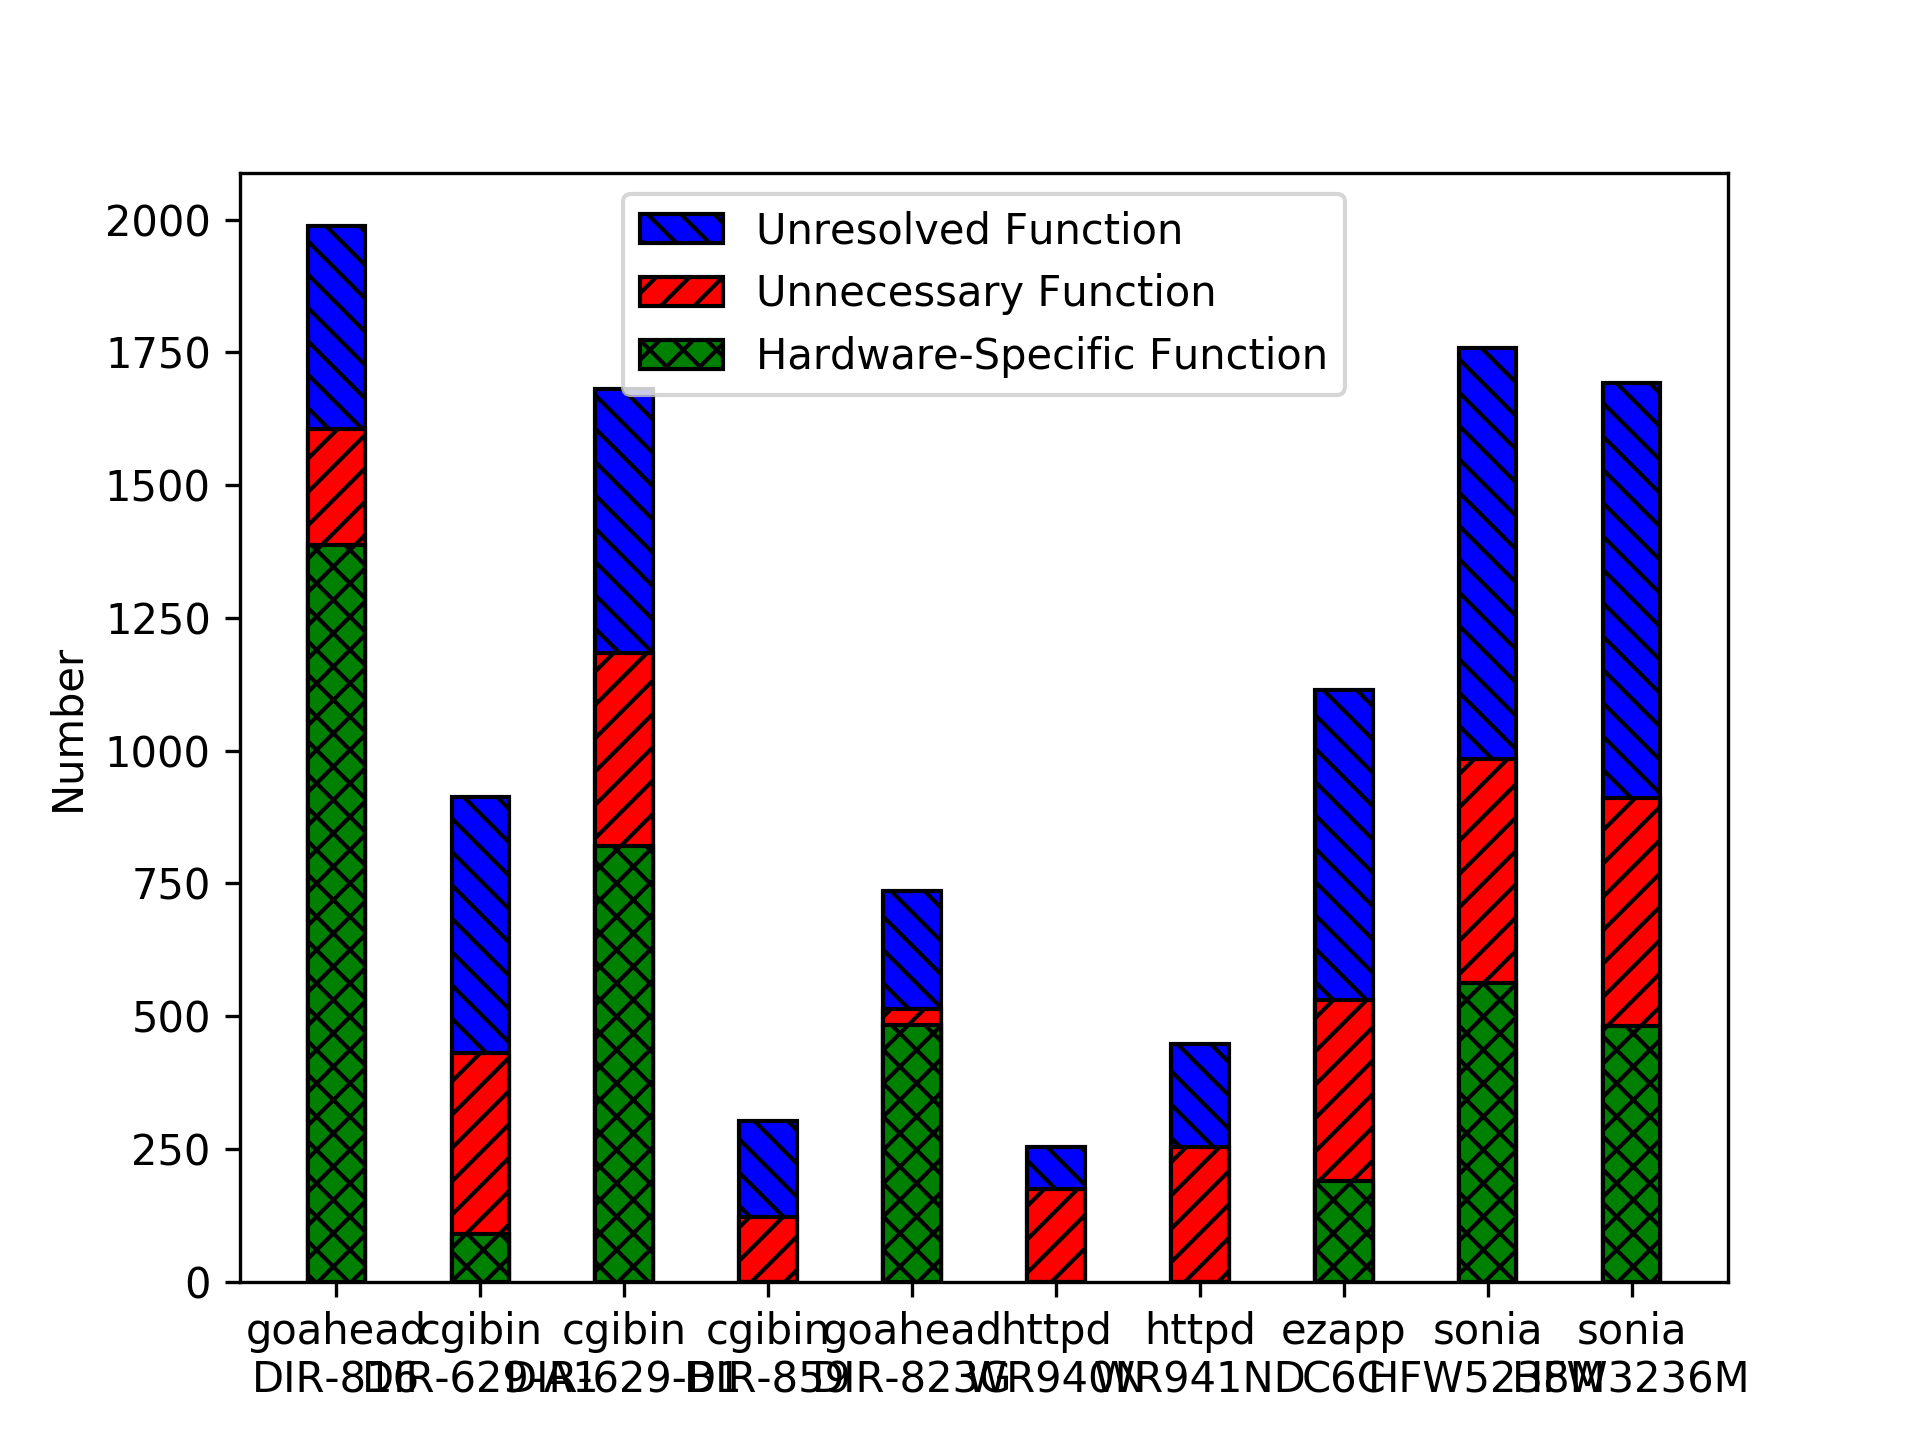

Generate this figure with Python:
import matplotlib.pyplot as plt
import numpy as np

# 构建数据
programs = ['goahead\nDIR-816', 'cgibin\nDIR-629-A1', 'cgibin\nDIR-629-B1', 'cgibin\nDIR-859', 'goahead\nDIR-823G' , 'httpd\nWR940N' , 'httpd\nWR941ND' , 'ezapp\nC6C' , 'sonia\nHFW5238M' , 'sonia\nHFW3236M']
unresolved_num =  [384,   482,  498,  181,    223,  80,   193, 584,  774,  782]
unnecessary_num = [217,   341,  364,  122,    29,   174,  254, 341,  421,  430]
hardware_num =    [1388,  89,  820,  0,     484,  0,    0,   190,  563,  481]


for i in range(len(unresolved_num)):
    unnecessary_num[i] = unnecessary_num[i] + hardware_num[i]
    unresolved_num[i] = unresolved_num[i] + unnecessary_num[i]
# 绘图
widths = []
for i in range(10):
    widths.append(0.4)
plt.bar(x=programs, height=unresolved_num, hatch = "\\\\\\" , width = widths,  label='Unresolved Function', edgecolor='k' ,  color='blue', alpha=1)
plt.bar(x=programs, height=unnecessary_num, hatch = "///" , width = widths,label='Unnecessary Function',  edgecolor='k' ,  color='red', alpha=1)
plt.bar(x=programs, height=hardware_num, hatch = "xxx" , width = widths , label='Hardware-Specific Function',  edgecolor='k' ,  color='green', alpha=1)

# plt.title("Java VS C")
# 为两条坐标轴设置名称
# plt.xlabel("Year")
plt.ylabel("Number")
# 显示图例
# plt.legend( loc = 'upper right')
plt.legend()
# plt.show()

plt.savefig('function_category.png',dpi = 300)